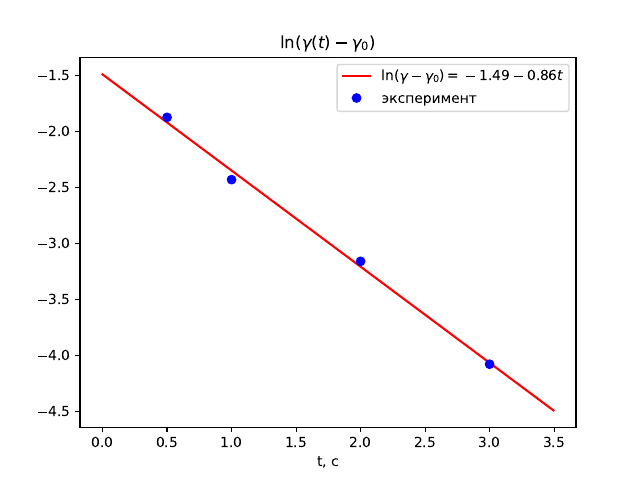

This chart was generated by the following Python code:
import numpy as np
from matplotlib import pyplot as plt
from scipy.optimize import curve_fit

fig,ax=plt.subplots()
x=np.array([0.5,
1,
2,
3
])
y=np.array([-1.872961084,
-2.430008249,
-3.159402872,
-4.078576929
])

def f(x,a,b):
    return a+b*x
arr=np.arange(0,3.5,0.005)
params,_=curve_fit(f,x,y)
#print(params)
ax.plot(arr,f(arr,*params),'-r',label='$\ln(\gamma-\gamma_0)=-1.49-0.86 t$')
ax.plot(x,y,'ob', label='эксперимент')
ax.set_xlabel('t, c')
ax.set_title('$\ln(\gamma(t)-\gamma_0)$')
ax.legend()
#plt.savefig('graph2_lab_2_02.pdf')

plt.show()
